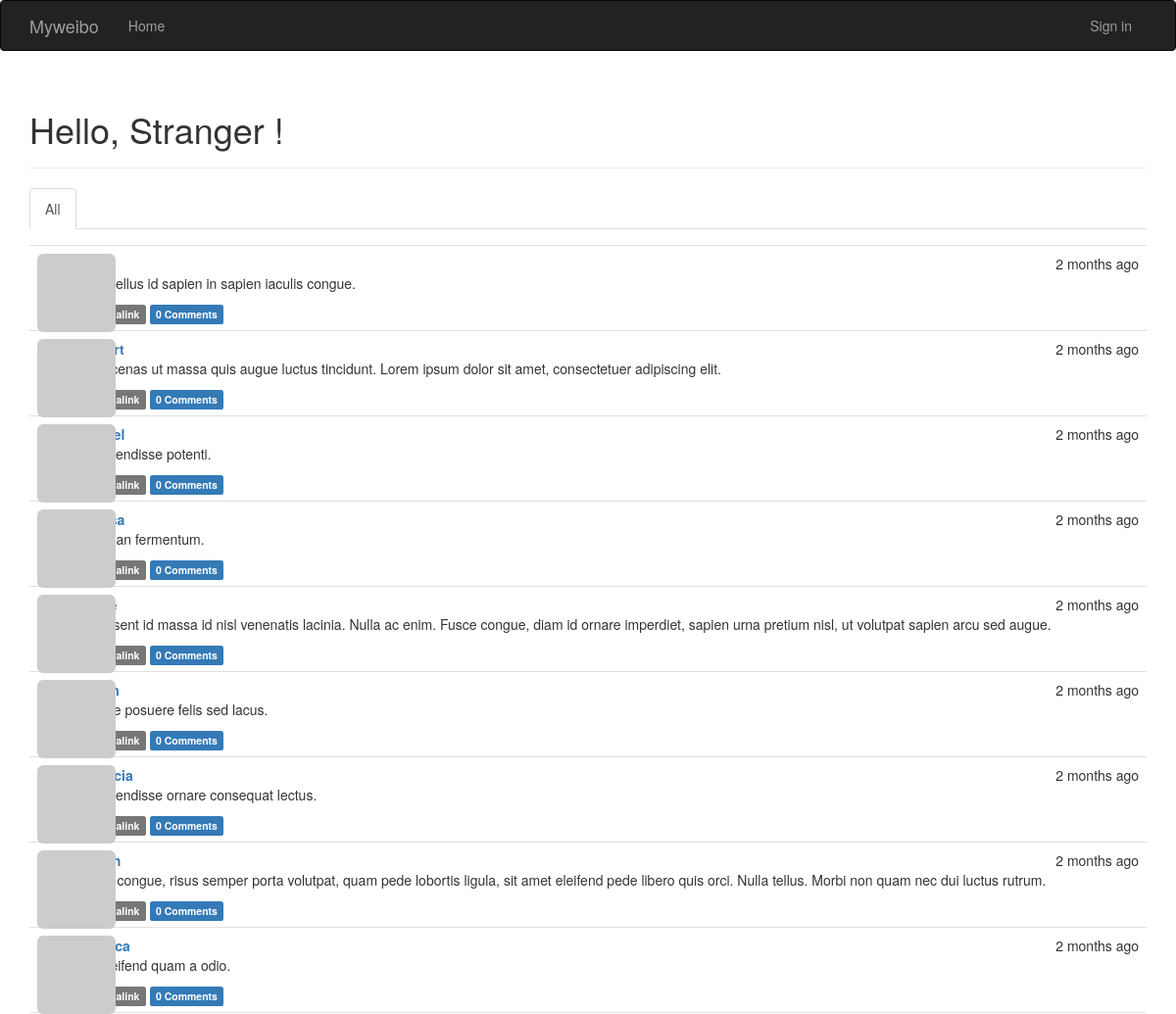
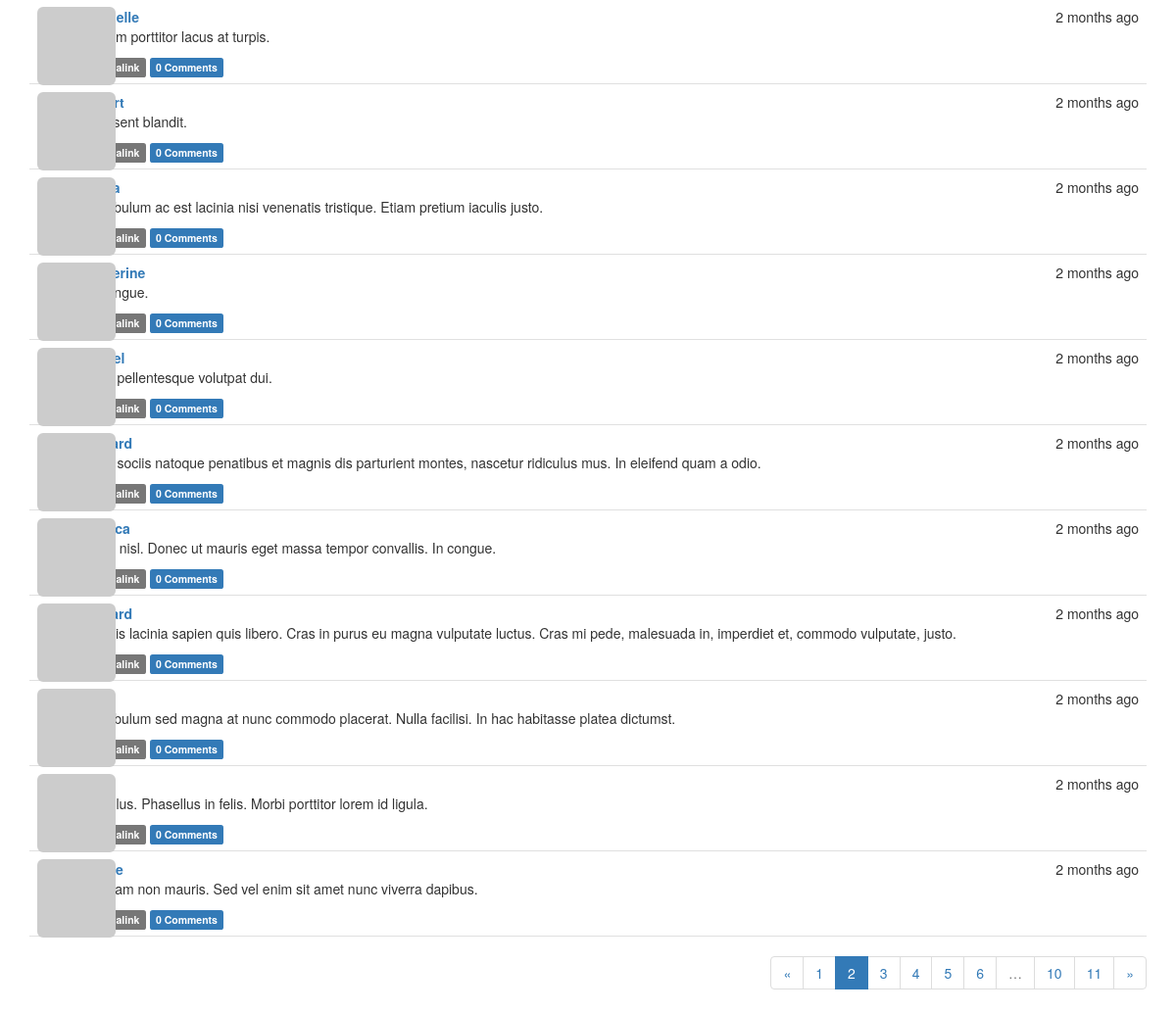
Screenshot of /?page=2 with the database file from the repository (2 pictures, top to bottom).
### app/models.py (models this page shows, shortened)
class Post(db.Model):
    __tablename__ = 'posts'
    id = db.Column(db.Integer, primary_key=True)
    body = db.Column(db.Text)
    body_html = db.Column(db.Text)
    timestamp = db.Column(db.DateTime, index=True, default=datetime.utcnow)
    author_id = db.Column(db.Integer, db.ForeignKey('users.id'))
    comments = db.relationship('Comment', backref='post', lazy='dynamic')

### app/main/views.py (the view)
@main.route('/', methods=['GET', 'POST'])
def index():
    form = PostForm()
    if current_user.can(Permission.WRITE_ARTICLES) and form.validate_on_submit():
        post = Post(body=form.body.data,
                    author=current_user._get_current_object())
        db.session.add(post)
        return redirect(url_for('.index'))
    page = request.args.get('page', 1, type=int)
    show_followed = False
    if current_user.is_authenticated:
        show_followed = bool(request.cookies.get('show_followed', ''))
    if show_followed:
        query = current_user.followed_posts
    else:
        query = Post.query
    pagination = query.order_by(Post.timestamp.desc()).paginate(
            page, per_page=current_app.config['FLASK_POSTS_PER_PAGE'],
            error_out=False)
    posts = pagination.items
    return render_template('index.html', form=form, posts=posts,
                           show_followed=show_followed, pagination=pagination)

### app/auth/views.py (called while the page is built)
@auth.before_app_request
def before_request():
    if current_user.is_authenticated:
        current_user.ping()
        if not current_user.confirmed and request.endpoint[:5] != 'auth.' and request.endpoint != 'static':
            return redirect(url_for('auth.unconfirmed'))

@auth.before_app_request
def before_request():
    if current_user.is_authenticated and not current_user.confirmed \
            and request.endpoint[:5] != 'auth.' and request.endpoint != 'static':
        return redirect(url_for('auth.unconfirmed'))

### app/main/__init__.py (called while the page is built)
@main.app_context_processor
def inject_permissions():
    return dict(Permission=Permission)

### app/models.py (called while the page is built)
    def gravatar(self, size=100, default='identicon', rating='g'):
        url = 'http://secure.gravatar.com/avatar'
        hash = self.avatar_hash or hashlib.md5(self.email.encode('utf-8')).hexdigest()
        return '{url}/{hash}?s={size}&d={default}&r={rating}'.format(url=url, hash=hash,
                                                                     size=size, default=default,
                                                                     rating=rating)

    def can(self, permissions):
        return False

    def is_administrator(self):
        return False

### app/templates/index.html (shortened to what this page needs)
{% extends "base.html" %}
{% import "bootstrap/wtf.html" as wtf %}
{% import "_macros.html" as macros %}
{% block page_content %}
<div class="page-header">
    <h1>Hello,
        {% if current_user.is_authenticated %}
            {{ current_user.username }}
        {% else %}
            Stranger
        {% endif %}!
    </h1>
</div>
<div class="post-tabs">
    <ul class="nav nav-tabs">
        <li{% if not show_followed %} class="active"{% endif %}><a href="{{ url_for('.show_all') }}">All</a></li>
    </ul>
    {% include '_posts.html' %}
</div>
{% if pagination %}
<div class="pagination">
    {{ macros.pagination_widget(pagination, '.index') }}
</div>
{% endif %}
{% endblock %}

### app/templates/_posts.html (shortened to what this page needs)
<ul class="posts">
    {% for post in posts %}
    <li class="post">
        <div class="profile-thumbnail">
            <a href="{{ url_for('.user', username=post.author.username) }}">
                <img class="img-rounded profile-thumbnail" src="{{ post.author.gravatar(size=40) }}">
            </a>
        </div>
        <div class="post-content">
            <div class="post-date">{{ moment(post.timestamp).fromNow() }}</div>
            <div class="post-author"><a href="{{ url_for('.user',username=post.author.username) }}">{{ post.author.username }}</a></div>
            <div class="post-body">
                {% if post.body_html %}
                    {{ post.body_html | safe }}
                {% else %}
                    {{ post.body }}
                {% endif %}
            </div>
            <div class="post-footer">
                <a href="{{ url_for('.post', id=post.id) }}">
                    <span class="label label-default">Permalink</span>
                </a>
                <a href="{{ url_for('.post', id=post.id) }}#comments">
                    <span class="label label-primary">{{ post.comments.count() }} Comments</span>
                </a>
            </div>
        </div>
    </li>
    {% endfor %}
</ul>

### app/static/styles.css (style rules this page uses)
.profile-thumbnail { position: absolute; }
ul.posts { list-style-type: none; padding: 0px; margin: 16px 0px 0px 0px; border-top: 1px solid #e0e0e0; }
ul.posts li.post { padding: 8px; border-bottom: 1px solid #e0e0e0; }
div.post-date { float: right; }
div.post-author { font-weight: bold; }
div.post-content { margin-left: 48px; min-height: 48px; }
div.pagination { width: 100%; text-align: right; padding: 0px; margin: 0px; }

### rows the page displays
Post: timestamp "2 months ago", body_html "Phasellus id sapien in sapien iaculis congue.", comments.count "0"
Post: timestamp "2 months ago", body_html "Maecenas ut massa quis augue luctus tincidunt. Lorem ipsum dolor sit amet, consectetuer adipiscing elit.", comments.count "0"
Post: timestamp "2 months ago", body_html "Suspendisse potenti.", comments.count "0"
Post: timestamp "2 months ago", body_html "Aenean fermentum.", comments.count "0"
Post: timestamp "2 months ago", body_html "Praesent id massa id nisl venenatis lacinia. Nulla ac enim. Fusce congue, diam id ornare imperdiet, sapien urna pretium nisl, ut volutpat sapien arcu sed augue.", comments.count "0"
Post: timestamp "2 months ago", body_html "Fusce posuere felis sed lacus.", comments.count "0"
Post: timestamp "2 months ago", body_html "Suspendisse ornare consequat lectus.", comments.count "0"
Post: timestamp "2 months ago", body_html "Nam congue, risus semper porta volutpat, quam pede lobortis ligula, sit amet eleifend pede libero quis orci. Nulla tellus. Morbi non quam nec dui luctus rutrum.", comments.count "0"
Post: timestamp "2 months ago", body_html "In eleifend quam a odio.", comments.count "0"
Post: timestamp "2 months ago", body_html "Nullam porttitor lacus at turpis.", comments.count "0"
Post: timestamp "2 months ago", body_html "Praesent blandit.", comments.count "0"
Post: timestamp "2 months ago", body_html "Vestibulum ac est lacinia nisi venenatis tristique. Etiam pretium iaculis justo.", comments.count "0"
Post: timestamp "2 months ago", body_html "In congue.", comments.count "0"
Post: timestamp "2 months ago", body_html "Cras pellentesque volutpat dui.", comments.count "0"
Post: timestamp "2 months ago", body_html "Cum sociis natoque penatibus et magnis dis parturient montes, nascetur ridiculus mus. In eleifend quam a odio.", comments.count "0"
Post: timestamp "2 months ago", body_html "Nulla nisl. Donec ut mauris eget massa tempor convallis. In congue.", comments.count "0"
Post: timestamp "2 months ago", body_html "Mauris lacinia sapien quis libero. Cras in purus eu magna vulputate luctus. Cras mi pede, malesuada in, imperdiet et, commodo vulputate, justo.", comments.count "0"
Post: timestamp "2 months ago", body_html "Vestibulum sed magna at nunc commodo placerat. Nulla facilisi. In hac habitasse platea dictumst.", comments.count "0"
Post: timestamp "2 months ago", body_html "Ut tellus. Phasellus in felis. Morbi porttitor lorem id ligula.", comments.count "0"
Post: timestamp "2 months ago", body_html "Aliquam non mauris. Sed vel enim sit amet nunc viverra dapibus.", comments.count "0"

### other values shown
{{ p }} "1" "3" "4" "5" "6" "10" "11"
{{ p }} "2"
